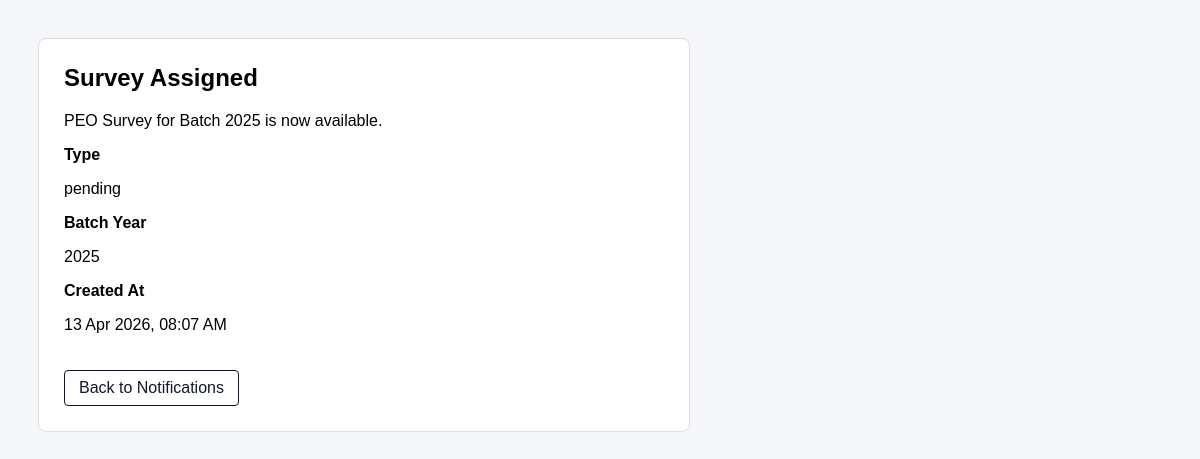
Page /view_notification.php?id=23 (signed in) on the committed database.
### tables this page shows
CREATE TABLE `notifications` (
  `notification_id` int(11) NOT NULL,
  `user_id` int(11) DEFAULT NULL,
  `title` varchar(255) NOT NULL,
  `message` text NOT NULL,
  `type` enum('pending','overdue','completed','alert','system') NOT NULL,
  `related_survey_id` int(11) DEFAULT NULL,
  `batch_year` int(11) DEFAULT NULL,
  `is_read` tinyint(1) DEFAULT 0,
  `created_at` timestamp NOT NULL DEFAULT current_timestamp()
);

### view_notification.php (the view, shortened to what this page needs)
<?php
require_once "db.php";
$admin_id = $_SESSION['user_id'];
$id = $_GET['id'];
$stmt = $pdo->prepare("
    SELECT * FROM notifications
    WHERE notification_id = ? AND user_id = ?
");
$stmt->execute([$id,$admin_id]);
$notification = $stmt->fetch(PDO::FETCH_ASSOC);
?>
<!DOCTYPE html>
<html>
<head>
</head>
<body>
<div class="box">
<h2><?= htmlspecialchars($notification['title']) ?></h2>
<p><?= htmlspecialchars($notification['message']) ?></p>
<div class="label">Type</div>
<p><?= $notification['type'] ?></p>
<?php if($notification['batch_year']) : ?>
<div class="label">Batch Year</div>
<p><?= $notification['batch_year'] ?></p>
<?php endif; ?>
<div class="label">Created At</div>
<p><?= date("d M Y, h:i A", strtotime($notification['created_at'])) ?></p>
<a href="notifications.php" class="back">Back to Notifications</a>
</div>
</body>
</html>

### view_notification.php (style rules this page uses)
body { font-family:Arial; background:#f6f7fb; padding:30px; }
.box { background:white; padding:25px; border-radius:8px; border:1px solid #ddd; max-width:600px; }
h2 { margin-top:0; }
.label { font-weight:bold; margin-top:10px; }
.back { display:inline-block; margin-top:20px; padding:8px 14px; border:1px solid #111827; text-decoration:none; color:#111827; border-radius:4px; }

### rows in the picture
notifications: title "Survey Assigned", message "PEO Survey for Batch 2025 is now available.", type "pending", batch_year "2025", created_at "13 Apr 2026, 08:07 AM"
